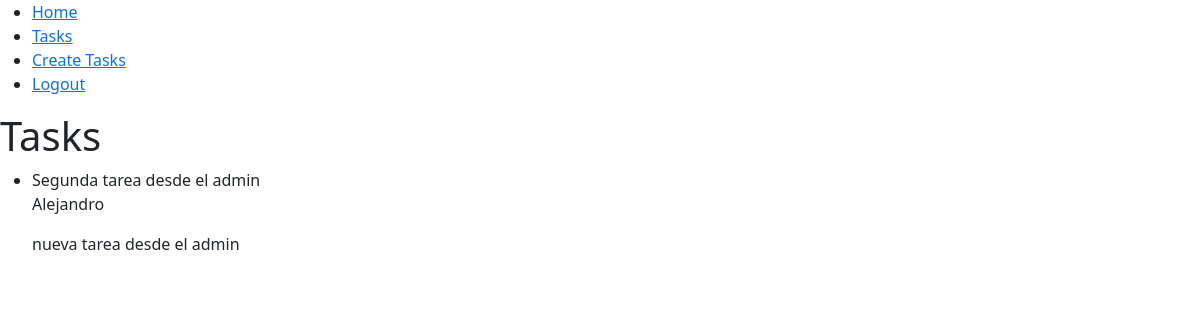
Screenshot of /tasks/ (signed in) with the database file from the repository.
### tasks/models.py (models this page shows, shortened)
class Tasks(models.Model):
    title = models.CharField(max_length=200)
    description = models.TextField(blank=True)
    created = models.DateTimeField(auto_now_add=True)
    datecompleted = models.DateTimeField(null=True)
    important = models.BooleanField(default=False)
    user = models.ForeignKey(User, on_delete=models.CASCADE)

### tasks/views.py (the view)
# urls.py: path('' ,include('tasks.urls'))
def tasks(request):
    tasks = Tasks.objects.filter(user=request.user)
    return render(request, 'tasks.html', {
        'tasks': tasks
    })

### tasks/templates/tasks.html
{% extends 'base.html' %}
{% block content %}
<h1>Tasks</h1>
<ul>
    {% for task in tasks %}
        {% if task.important == True %}
            <strong> {{task.title}} </strong>
        {% else %}
            <li>{{task.title}}</li>
        {% endif %}
        <p> {{ task.user.username }} </p>
        <p> {{ task.description }} </p>
    {% endfor %}
</ul>
{% endblock %}

### rows the page displays
Tasks: title "Segunda tarea desde el admin", user.username "Alejandro", description "nueva tarea desde el admin"
